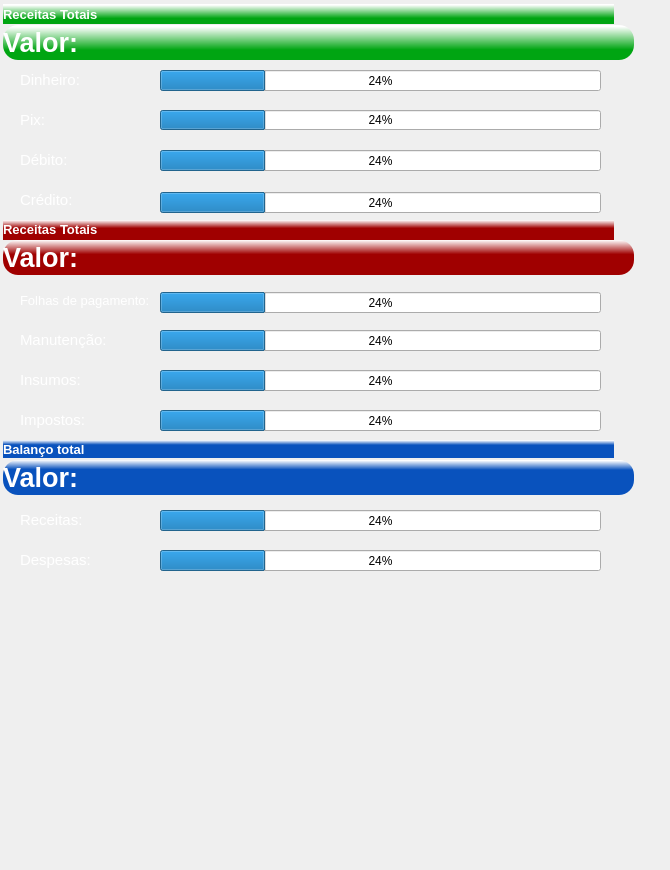
       <widget class="QWidget" name="page_14">
        <widget class="QWidget" name="widget_22" native="true">
         <property name="geometry">
          <rect>
           <x>-10</x>
           <y>-40</y>
           <width>661</width>
           <height>861</height>
          </rect>
         </property>
         <property name="styleSheet">
          <string notr="true">QWidget {
    background: qradialgradient(
        cx: 0.5, cy: 0.2, radius: 0.8,
        fx: 0.5, fy: 0.2,
        stop: 0 #7FA3A6,  /* Brilho no topo (mais suave) */
        stop: 0.4 #4E7580, /* Azul intermediário mais escuro */
        stop: 0.7 #27425A, /* Azul mais escuro na transição */
        stop: 1 #0A1A30   /* Azul bem escuro na parte inferior */
    );
}
</string>
         </property>
        </widget>
        <widget class="QLabel" name="label_62">
         <property name="geometry">
          <rect>
           <x>20</x>
           <y>500</y>
           <width>601</width>
           <height>41</height>
          </rect>
         </property>
         <property name="font">
          <font>
           <pointsize>10</pointsize>
          </font>
         </property>
         <property name="text">
          <string>&lt;html&gt;&lt;head/&gt;&lt;body&gt;&lt;p&gt;&lt;span style=&quot; font-size:11pt; color:#ffffff;&quot;&gt;Receitas:&lt;/span&gt;&lt;/p&gt;&lt;/body&gt;&lt;/html&gt;</string>
         </property>
        </widget>
        <widget class="QLabel" name="label_52">
         <property name="geometry">
          <rect>
           <x>20</x>
           <y>320</y>
           <width>601</width>
           <height>41</height>
          </rect>
         </property>
         <property name="font">
          <font>
           <pointsize>10</pointsize>
          </font>
         </property>
         <property name="text">
          <string>&lt;html&gt;&lt;head/&gt;&lt;body&gt;&lt;p&gt;&lt;span style=&quot; font-size:11pt; color:#ffffff;&quot;&gt;Manutenção:&lt;/span&gt;&lt;/p&gt;&lt;/body&gt;&lt;/html&gt;</string>
         </property>
        </widget>
        <widget class="QProgressBar" name="progressBar_5">
         <property name="geometry">
          <rect>
           <x>160</x>
           <y>330</y>
           <width>441</width>
           <height>21</height>
          </rect>
         </property>
         <property name="value">
          <number>24</number>
         </property>
        </widget>
        <widget class="QLabel" name="label_14">
         <property name="geometry">
          <rect>
           <x>20</x>
           <y>140</y>
           <width>601</width>
           <height>41</height>
          </rect>
         </property>
         <property name="font">
          <font>
           <pointsize>10</pointsize>
          </font>
         </property>
         <property name="text">
          <string>&lt;html&gt;&lt;head/&gt;&lt;body&gt;&lt;p&gt;&lt;span style=&quot; font-size:11pt; color:#ffffff;&quot;&gt;Débito:&lt;/span&gt;&lt;/p&gt;&lt;/body&gt;&lt;/html&gt;</string>
         </property>
        </widget>
        <widget class="QLabel" name="label_9">
         <property name="geometry">
          <rect>
           <x>3</x>
           <y>4</y>
           <width>611</width>
           <height>20</height>
          </rect>
         </property>
         <property name="font">
          <font>
           <pointsize>10</pointsize>
           <weight>75</weight>
           <bold>true</bold>
          </font>
         </property>
         <property name="styleSheet">
          <string notr="true">
QWidget {
     border-radius: 15px;
     background-color: qlineargradient(spread:pad, x1:0.135727, y1:0.716,    x2:0.112909, y2:0, stop:0 rgba(0, 160, 4, 255), stop:1 rgba(255, 255, 255,   255));
background-color: qlineargradient(spread:pad, x1:0.113, y1:0.227, x2:0.112909, y2:0, stop:0 rgba(0, 160, 4, 255), stop:1 rgba(255, 255, 255, 255));
background-color: qlineargradient(spread:pad, x1:0.135727, y1:0.716, x2:0.124273, y2:0.057, stop:0 rgba(0, 165, 18, 255), stop:1 rgba(255, 255, 255, 255));
color: rgb(255, 255, 255);
	}
</string>
         </property>
         <property name="text">
          <string>Receitas Totais</string>
         </property>
        </widget>
        <widget class="QLabel" name="label_53">
         <property name="geometry">
          <rect>
           <x>20</x>
           <y>360</y>
           <width>601</width>
           <height>41</height>
          </rect>
         </property>
         <property name="font">
          <font>
           <pointsize>10</pointsize>
          </font>
         </property>
         <property name="text">
          <string>&lt;html&gt;&lt;head/&gt;&lt;body&gt;&lt;p&gt;&lt;span style=&quot; font-size:11pt; color:#ffffff;&quot;&gt;Insumos:&lt;/span&gt;&lt;/p&gt;&lt;/body&gt;&lt;/html&gt;</string>
         </property>
        </widget>
        <widget class="QLabel" name="label_61">
         <property name="geometry">
          <rect>
           <x>3</x>
           <y>460</y>
           <width>631</width>
           <height>35</height>
          </rect>
         </property>
         <property name="font">
          <font>
           <pointsize>20</pointsize>
           <weight>75</weight>
           <bold>true</bold>
          </font>
         </property>
         <property name="styleSheet">
          <string notr="true"> border-radius: 15px;
 background-color: rgb(0, 85, 255,20);
 background-color: qlineargradient(spread:pad, x1:0.118364, y1:0.392, x2:0.112909, y2:0, stop:0.136364 rgba(9, 82, 189, 255), stop:1 rgba(255, 255, 255, 255));
background-color: qlineargradient(spread:pad, x1:0.107, y1:0.266545, x2:0.112909, y2:0, stop:0 rgba(9, 82, 189, 255), stop:1 rgba(255, 255, 255, 255));
color: rgb(255, 255, 255);</string>
         </property>
         <property name="text">
          <string>Valor:</string>
         </property>
        </widget>
        <widget class="QLabel" name="label_63">
         <property name="geometry">
          <rect>
           <x>20</x>
           <y>540</y>
           <width>601</width>
           <height>41</height>
          </rect>
         </property>
         <property name="font">
          <font>
           <pointsize>10</pointsize>
          </font>
         </property>
         <property name="text">
          <string>&lt;html&gt;&lt;head/&gt;&lt;body&gt;&lt;p&gt;&lt;span style=&quot; font-size:11pt; color:#ffffff;&quot;&gt;Despesas:&lt;/span&gt;&lt;/p&gt;&lt;/body&gt;&lt;/html&gt;</string>
         </property>
        </widget>
        <widget class="QProgressBar" name="progressBar_9">
         <property name="geometry">
          <rect>
           <x>160</x>
           <y>510</y>
           <width>441</width>
           <height>21</height>
          </rect>
         </property>
         <property name="value">
          <number>24</number>
         </property>
        </widget>
        <widget class="QLabel" name="label_15">
         <property name="geometry">
          <rect>
           <x>20</x>
           <y>60</y>
           <width>601</width>
           <height>41</height>
          </rect>
         </property>
         <property name="font">
          <font>
           <pointsize>10</pointsize>
          </font>
         </property>
         <property name="text">
          <string>&lt;html&gt;&lt;head/&gt;&lt;body&gt;&lt;p&gt;&lt;span style=&quot; font-size:11pt; color:#ffffff;&quot;&gt;Dinheiro:&lt;/span&gt;&lt;/p&gt;&lt;/body&gt;&lt;/html&gt;</string>
         </property>
        </widget>
        <widget class="QLabel" name="label_60">
         <property name="geometry">
          <rect>
           <x>3</x>
           <y>440</y>
           <width>611</width>
           <height>18</height>
          </rect>
         </property>
         <property name="font">
          <font>
           <pointsize>10</pointsize>
           <weight>75</weight>
           <bold>true</bold>
          </font>
         </property>
         <property name="styleSheet">
          <string notr="true"> border-radius: 15px;
 background-color: rgb(0, 85, 255,20);
 background-color: qlineargradient(spread:pad, x1:0.118364, y1:0.392, x2:0.112909, y2:0, stop:0.136364 rgba(9, 82, 189, 255), stop:1 rgba(255, 255, 255, 255));
background-color: qlineargradient(spread:pad, x1:0.107, y1:0.266545, x2:0.112909, y2:0, stop:0 rgba(9, 82, 189, 255), stop:1 rgba(255, 255, 255, 255));
color: rgb(255, 255, 255);</string>
         </property>
         <property name="text">
          <string>Balanço total</string>
         </property>
        </widget>
        <widget class="QLabel" name="label_51">
         <property name="geometry">
          <rect>
           <x>20</x>
           <y>280</y>
           <width>601</width>
           <height>41</height>
          </rect>
         </property>
         <property name="font">
          <font>
           <pointsize>10</pointsize>
          </font>
         </property>
         <property name="text">
          <string>&lt;html&gt;&lt;head/&gt;&lt;body&gt;&lt;p&gt;&lt;span style=&quot; color:#ffffff;&quot;&gt;Folhas de pagamento:&lt;/span&gt;&lt;/p&gt;&lt;/body&gt;&lt;/html&gt;</string>
         </property>
        </widget>
        <widget class="QProgressBar" name="progressBar_4">
         <property name="geometry">
          <rect>
           <x>160</x>
           <y>292</y>
           <width>441</width>
           <height>21</height>
          </rect>
         </property>
         <property name="value">
          <number>24</number>
         </property>
        </widget>
        <widget class="QProgressBar" name="progressBar_10">
         <property name="geometry">
          <rect>
           <x>160</x>
           <y>550</y>
           <width>441</width>
           <height>21</height>
          </rect>
         </property>
         <property name="value">
          <number>24</number>
         </property>
        </widget>
        <widget class="QLabel" name="label_16">
         <property name="geometry">
          <rect>
           <x>20</x>
           <y>100</y>
           <width>601</width>
           <height>41</height>
          </rect>
         </property>
         <property name="font">
          <font>
           <pointsize>10</pointsize>
          </font>
         </property>
         <property name="text">
          <string>&lt;html&gt;&lt;head/&gt;&lt;body&gt;&lt;p&gt;&lt;span style=&quot; font-size:11pt; color:#ffffff;&quot;&gt;Pix:&lt;/span&gt;&lt;/p&gt;&lt;/body&gt;&lt;/html&gt;</string>
         </property>
        </widget>
        <widget class="QLabel" name="label_10">
         <property name="geometry">
          <rect>
           <x>3</x>
           <y>25</y>
           <width>631</width>
           <height>35</height>
          </rect>
         </property>
         <property name="font">
          <font>
           <pointsize>20</pointsize>
           <weight>75</weight>
           <bold>true</bold>
          </font>
         </property>
         <property name="styleSheet">
          <string notr="true">
QWidget {
     border-radius: 15px;
     background-color: qlineargradient(spread:pad, x1:0.135727, y1:0.716,    x2:0.112909, y2:0, stop:0 rgba(0, 160, 4, 255), stop:1 rgba(255, 255, 255,   255));
background-color: qlineargradient(spread:pad, x1:0.113, y1:0.227, x2:0.112909, y2:0, stop:0 rgba(0, 160, 4, 255), stop:1 rgba(255, 255, 255, 255));
background-color: qlineargradient(spread:pad, x1:0.135727, y1:0.716, x2:0.124273, y2:0.057, stop:0 rgba(0, 165, 18, 255), stop:1 rgba(255, 255, 255, 255));
color: rgb(255, 255, 255);
	}
</string>
         </property>
         <property name="text">
          <string>Valor:</string>
         </property>
        </widget>
        <widget class="QLabel" name="label_12">
         <property name="geometry">
          <rect>
           <x>20</x>
           <y>180</y>
           <width>601</width>
           <height>41</height>
          </rect>
         </property>
         <property name="font">
          <font>
           <pointsize>10</pointsize>
          </font>
         </property>
         <property name="text">
          <string>&lt;html&gt;&lt;head/&gt;&lt;body&gt;&lt;p&gt;&lt;span style=&quot; font-size:11pt; color:#ffffff;&quot;&gt;Crédito:&lt;/span&gt;&lt;/p&gt;&lt;/body&gt;&lt;/html&gt;</string>
         </property>
        </widget>
        <widget class="QLabel" name="label_54">
         <property name="geometry">
          <rect>
           <x>20</x>
           <y>400</y>
           <width>601</width>
           <height>41</height>
          </rect>
         </property>
         <property name="font">
          <font>
           <pointsize>10</pointsize>
          </font>
         </property>
         <property name="text">
          <string>&lt;html&gt;&lt;head/&gt;&lt;body&gt;&lt;p&gt;&lt;span style=&quot; font-size:11pt; color:#ffffff;&quot;&gt;Impostos:&lt;/span&gt;&lt;/p&gt;&lt;/body&gt;&lt;/html&gt;</string>
         </property>
        </widget>
        <widget class="QProgressBar" name="progressBar_8">
         <property name="geometry">
          <rect>
           <x>160</x>
           <y>370</y>
           <width>441</width>
           <height>21</height>
          </rect>
         </property>
         <property name="value">
          <number>24</number>
         </property>
        </widget>
        <widget class="QProgressBar" name="progressBar_6">
         <property name="geometry">
          <rect>
           <x>160</x>
           <y>410</y>
           <width>441</width>
           <height>21</height>
          </rect>
         </property>
         <property name="value">
          <number>24</number>
         </property>
        </widget>
        <widget class="QProgressBar" name="progressBar_3">
         <property name="geometry">
          <rect>
           <x>160</x>
           <y>110</y>
           <width>441</width>
           <height>20</height>
          </rect>
         </property>
         <property name="value">
          <number>24</number>
         </property>
        </widget>
        <widget class="QProgressBar" name="progressBar_7">
         <property name="geometry">
          <rect>
           <x>160</x>
           <y>150</y>
           <width>441</width>
           <height>21</height>
          </rect>
         </property>
         <property name="value">
          <number>24</number>
         </property>
        </widget>
        <widget class="QProgressBar" name="progressBar_2">
         <property name="geometry">
          <rect>
           <x>160</x>
           <y>70</y>
           <width>441</width>
           <height>21</height>
          </rect>
         </property>
         <property name="value">
          <number>24</number>
         </property>
        </widget>
        <widget class="QProgressBar" name="progressBar">
         <property name="geometry">
          <rect>
           <x>160</x>
           <y>192</y>
           <width>441</width>
           <height>21</height>
          </rect>
         </property>
         <property name="value">
          <number>24</number>
         </property>
        </widget>
        <widget class="QLabel" name="label_50">
         <property name="geometry">
          <rect>
           <x>3</x>
           <y>240</y>
           <width>631</width>
           <height>35</height>
          </rect>
         </property>
         <property name="font">
          <font>
           <pointsize>20</pointsize>
           <weight>75</weight>
           <bold>true</bold>
          </font>
         </property>
         <property name="styleSheet">
          <string notr="true">
 border-radius: 15px;
background-color: qlineargradient(spread:pad, x1:0.113, y1:0.227, x2:0.112909, y2:0, stop:0 rgba(160, 0, 0, 255), stop:1 rgba(255, 255, 255, 255));
background-color: qlineargradient(spread:pad, x1:0.113, y1:0.409, x2:0.112909, y2:0, stop:0 rgba(160, 0, 0, 255), stop:1 rgba(255, 255, 255, 255));</string>
         </property>
         <property name="text">
          <string>&lt;html&gt;&lt;head/&gt;&lt;body&gt;&lt;p&gt;&lt;span style=&quot; color:#ffffff;&quot;&gt;Valor:&lt;/span&gt;&lt;/p&gt;&lt;/body&gt;&lt;/html&gt;</string>
         </property>
        </widget>
        <widget class="QLabel" name="label_49">
         <property name="geometry">
          <rect>
           <x>3</x>
           <y>220</y>
           <width>611</width>
           <height>20</height>
          </rect>
         </property>
         <property name="font">
          <font>
           <pointsize>10</pointsize>
           <weight>75</weight>
           <bold>true</bold>
          </font>
         </property>
         <property name="styleSheet">
          <string notr="true">
 border-radius: 15px;
background-color: qlineargradient(spread:pad, x1:0.113, y1:0.227, x2:0.112909, y2:0, stop:0 rgba(160, 0, 0, 255), stop:1 rgba(255, 255, 255, 255));
background-color: qlineargradient(spread:pad, x1:0.113, y1:0.409, x2:0.112909, y2:0, stop:0 rgba(160, 0, 0, 255), stop:1 rgba(255, 255, 255, 255));</string>
         </property>
         <property name="text">
          <string>&lt;html&gt;&lt;head/&gt;&lt;body&gt;&lt;p&gt;&lt;span style=&quot; color:#ffffff;&quot;&gt;Receitas Totais&lt;/span&gt;&lt;/p&gt;&lt;/body&gt;&lt;/html&gt;</string>
         </property>
        </widget>
       </widget>
